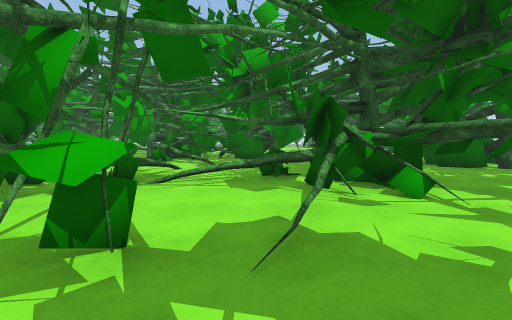
view 1 (above)

24 first-person views from a walk through a Unity game level. The camera is 1.4 m above the floor, tilts 4° down and sees 90° across. The floor is counted in squares, 2 m on a side. Each view is taken from the middle of a square. On the plan, view 1 faces up. The plan holds only what a view shows up to about 9 squares ahead; the rest is blank. The place goes on beyond the plan. Some animated figures are left out. Some surface patterns are stand-ins.

view 2
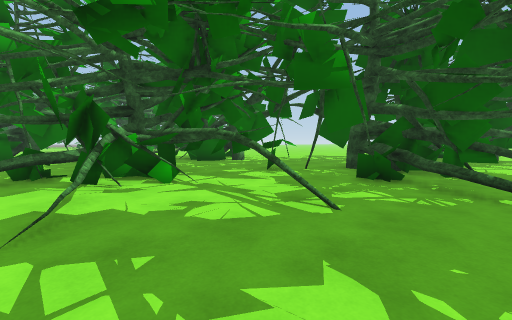

view 3
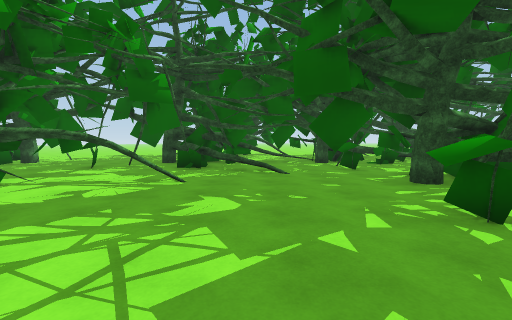

view 4
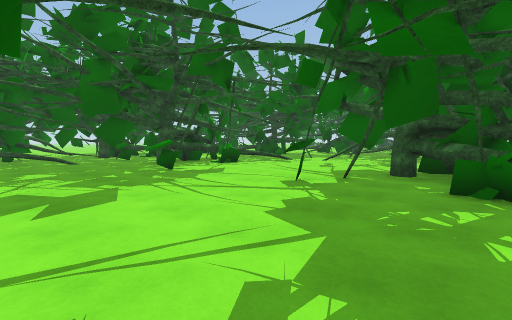

view 5
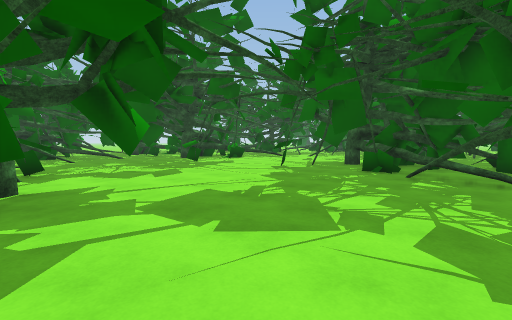

view 6
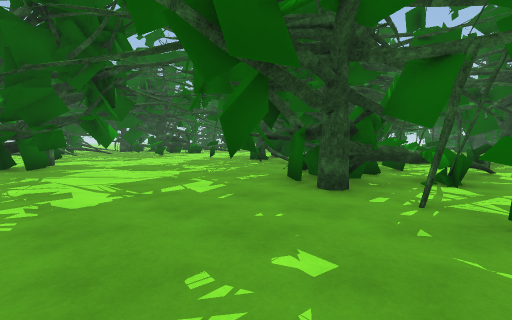

view 7
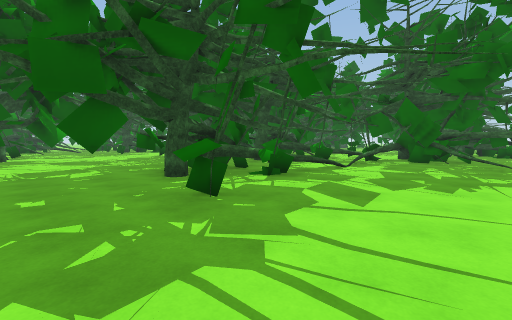

view 8
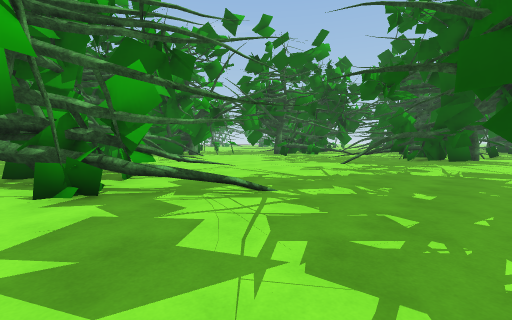

view 9
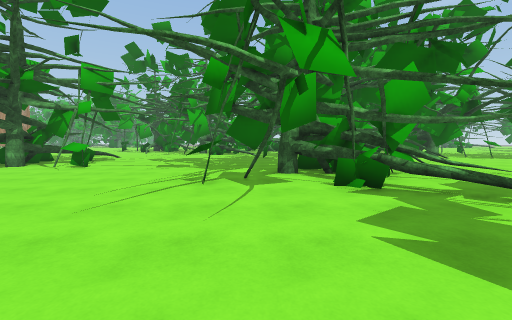

view 10
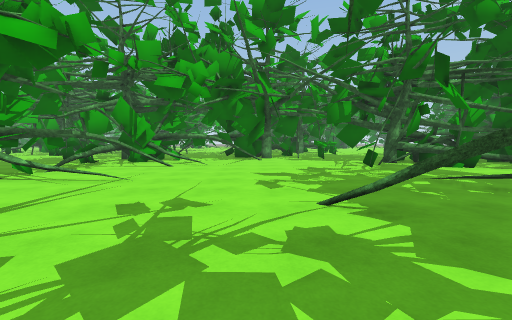

view 11
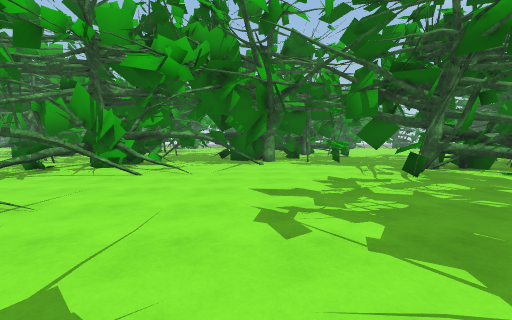

view 12
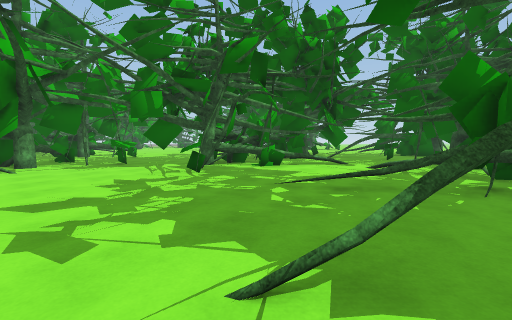

view 13
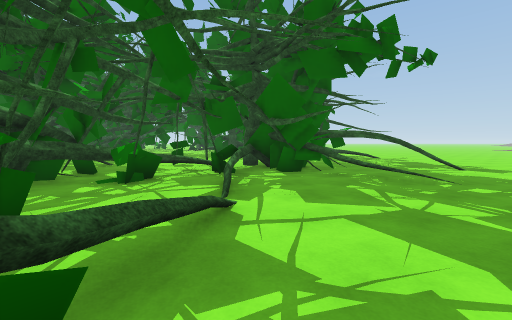

view 14
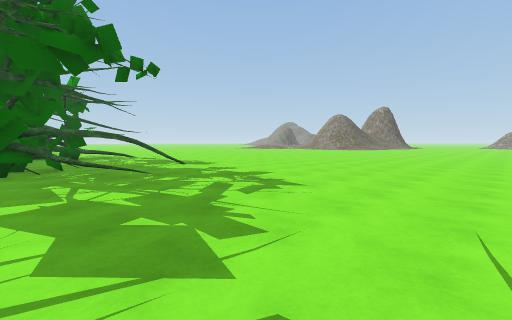

view 15
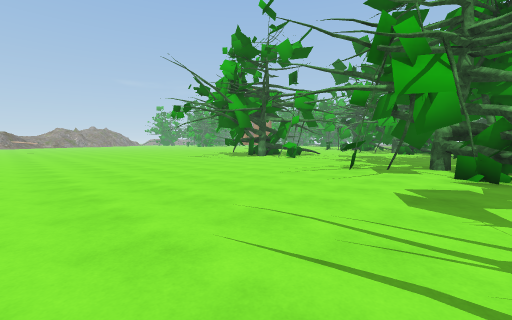

view 16
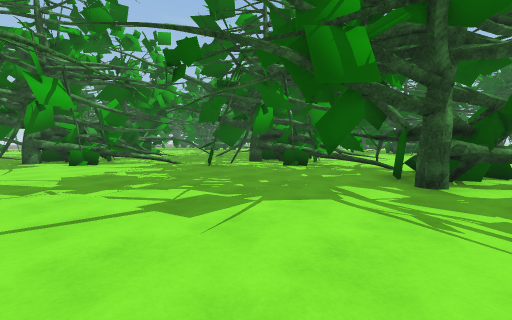

view 17
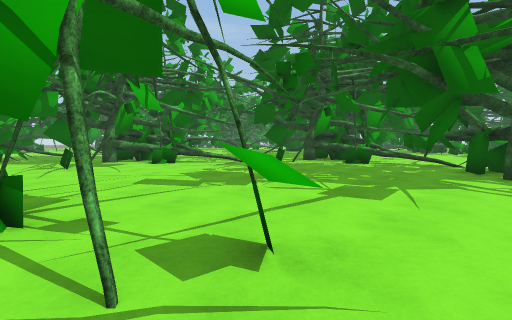

view 18
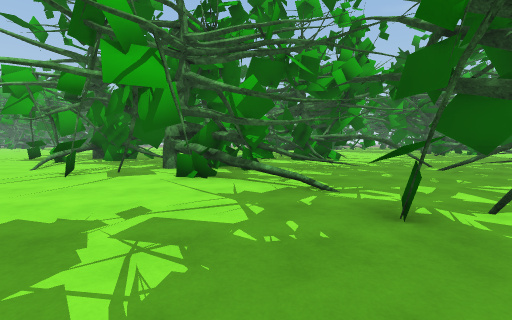

view 19
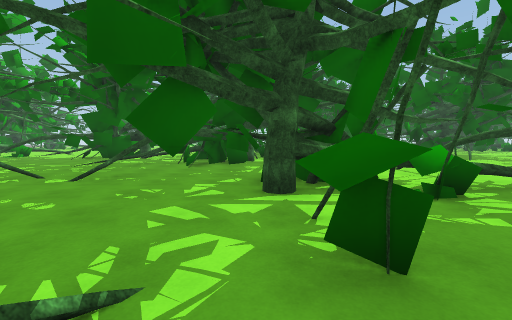

view 20
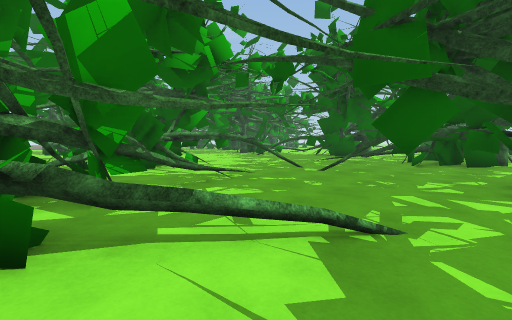

view 21
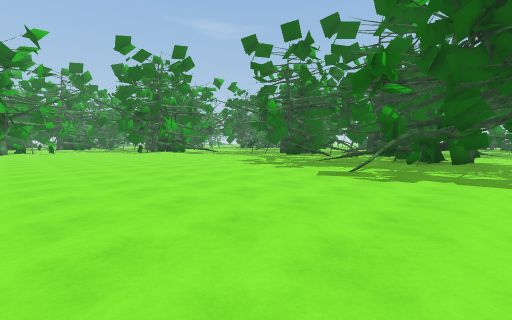

view 22
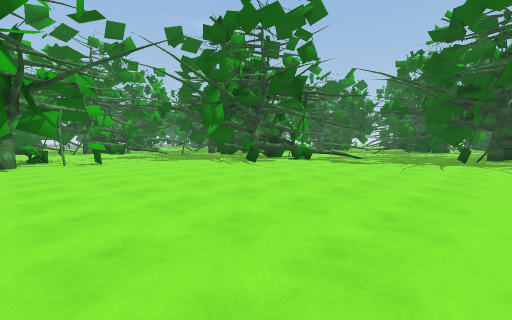

view 23
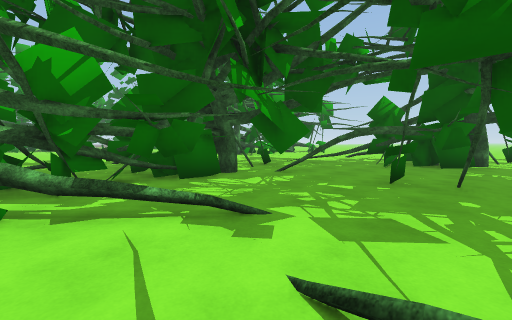

view 24
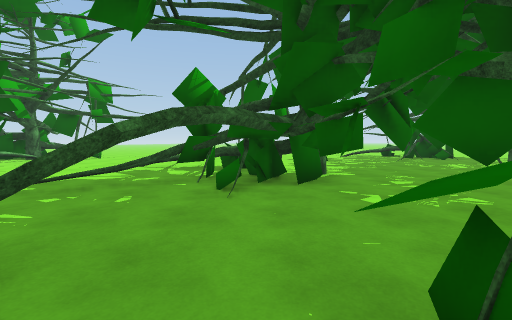

### Floor plan
Key: @ floor where view 1 was taken; # wall or solid block; . floor; = window, fence, low wall or low ledge; T tree.
Columns run from 24 left of view 1 to 11 right of it. Each row starts with its distance up from view 1.
 19 TTT  T TT.T.....T                  T
 18 T..TTTT  ..T....                   T
 17 ....TTTT......T.                  TT
 16 ...T.TT....T..T.T                T.
 15  .T..#T.....T.TTT#    ..        ..
 14  .........T..TTTT..   ..       ....
 13  .........TTTTTT.TT..T.#       ....
 12  ......TT.TTT.TT..TT.T#TT ........
 11  T.......TTTT.......TTTTTTTT.......
 10 T#........T T......TTTTT..T..##.T..
  9 TT.......TTTT.....T..#T..TTT..TT#.
  8 T.T....T.TT..................TTT
  7 T.......TTTT..............T.T#TTT.
  6 .......TTTT...............T.T....T
  5 ......T..T.........#T.T.TTT...T....
  4 ..........T.....TT..TT#..TTT.......
  3 ...................TTT...TTT.T..T..
  2 ..................TTTTTT...T...T...
  1 ..............T.....T......T.#TTTT
  0 ...........T............@....TTTT  T
 -1 .............TTTT...........T=TT.TTT
 -2 ............TTTT ..........T.. T
 -3 ............TTT TT......T..T T T
 -4 ............TTT TT#..T...TTTTTTT
 -5 ..............TTT T.T....TTTTT#T
 -6 ..............TTTTTTT....# TTT
 -7 .........#.T.#TTT#T#.T...
 -8 .........TTT##.T   T....
 -9 .......TTTTTT...#.T
-10 ........TTTT.T....
-11 ...........T.

Where each view was taken, in squares from view 1:
view 1: 0 up, 0 right, facing up
view 2: 1 down, 0 right, facing up-right
view 3: 1 down, 2 left, facing right
view 4: 0 up, 6 left, facing down-right
view 5: 2 up, 8 left, facing down-right
view 6: 3 up, 13 left, facing down-right
view 7: 2 up, 16 left, facing down-right
view 8: 1 up, 16 left, facing up-right
view 9: 1 up, 17 left, facing up
view 10: 2 up, 9 left, facing up
view 11: 4 up, 9 left, facing up
view 12: 4 up, 9 left, facing up-right
view 13: 2 down, 13 left, facing down
view 14: 1 down, 14 left, facing down-left
view 15: 1 down, 15 left, facing up-left
view 16: 6 up, 21 left, facing up-right
view 17: 7 up, 23 left, facing up-right
view 18: 10 up, 18 left, facing up
view 19: 13 up, 18 left, facing right
view 20: 13 up, 19 left, facing up-right
view 21: 11 down, 24 left, facing up-right
view 22: 1 down, 24 left, facing up-right
view 23: 6 up, 3 left, facing up-right
view 24: 8 up, 1 right, facing right
